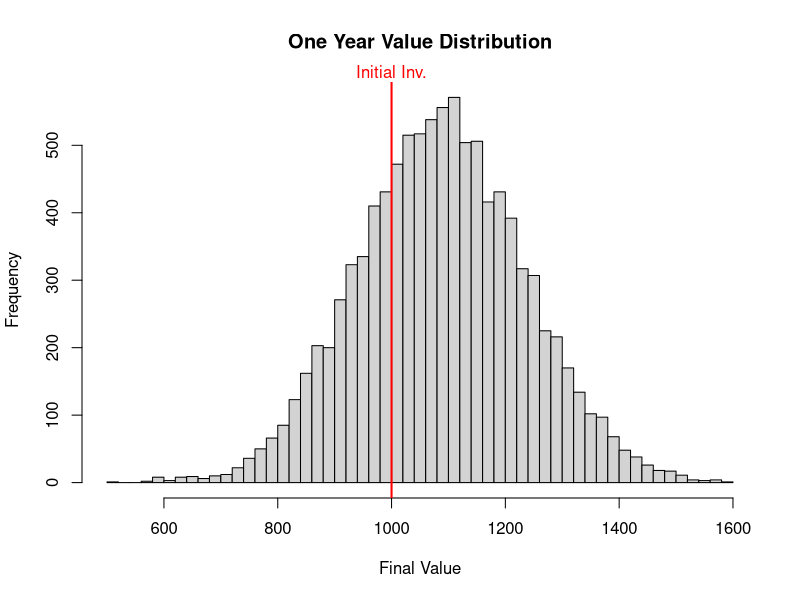
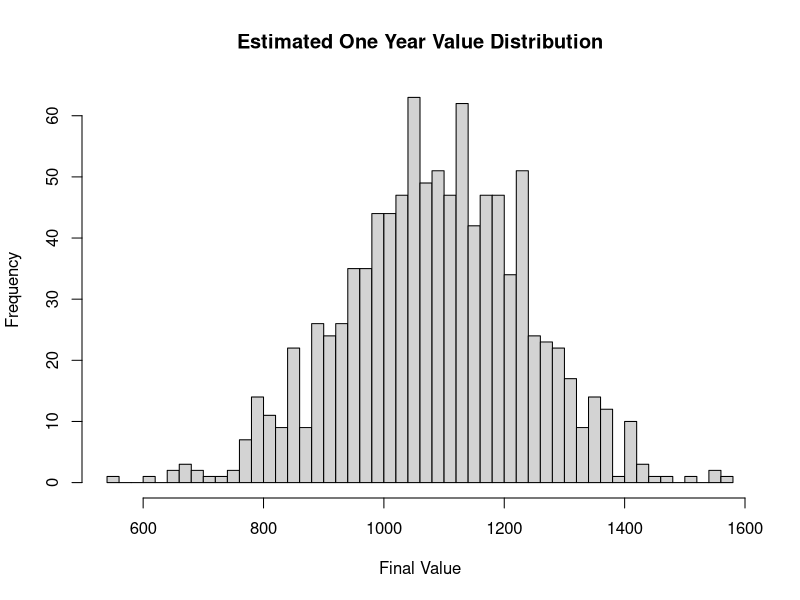
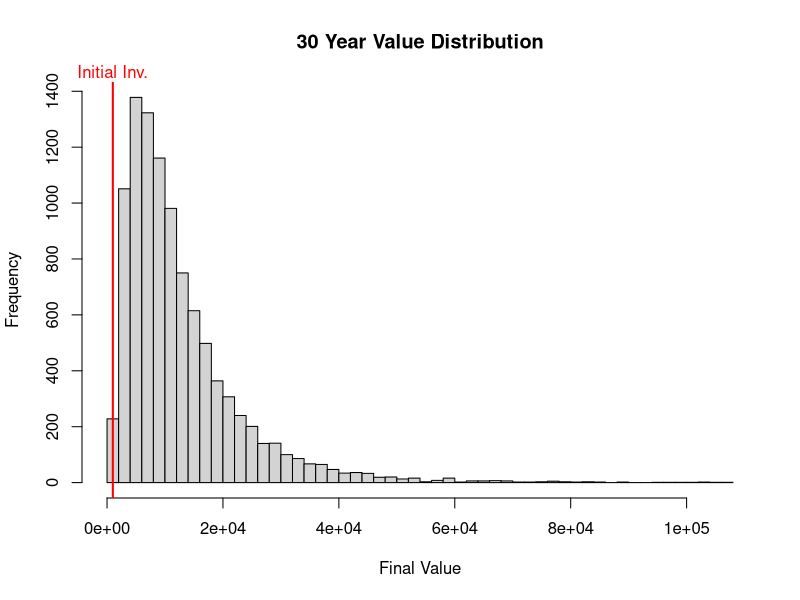
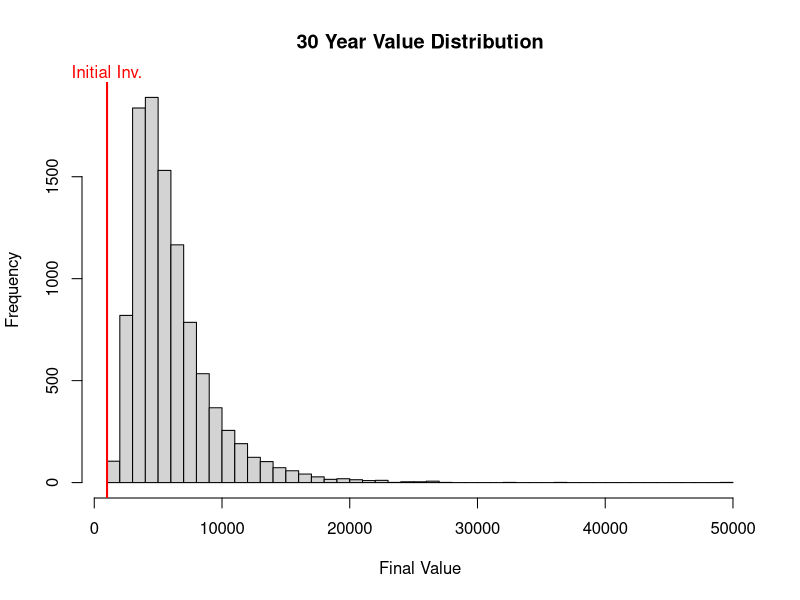

These figures' R source, in order:
#--------------------------#
#     Main Concepts of     #
#        Simulation        #
#                          #
#         Dr LaBarr        #
#--------------------------#

# Needed Libraries for Analysis #
library(graphics)
library(ks)

# Introduction to Simulation #
set.seed(112358)
r <- rnorm(n=10000, mean=0.0879, sd=0.1475)
P0 <- 1000
P1 <- P0*(1+r)

mean(P1)
sd(P1)

hist(P1, breaks=50, main='One Year Value Distribution', xlab='Final Value')
abline(v = 1000, col="red", lwd=2)
mtext("Initial Inv.", at=1000, col="red")

# Distribution Selection - Kernel Estimation #
Density.P1 <- density(P1, bw="SJ-ste")
Density.P1

Est.P1 <- rkde(fhat=kde(P1, h=Density.P1$bw), n=1000)
hist(Est.P1, breaks=50, main='Estimated One Year Value Distribution', xlab='Final Value')

# Multiple Input Probability Distributions #
P30 <- rep(0,10000)
for(i in 1:10000){
  P0 <- 1000
  r <- rnorm(n=1, mean=0.0879, sd=0.1475)
  
  Pt <- P0*(1 + r)

  for(j in 1:29){
    r <- rnorm(n=1, mean=0.0879, sd=0.1475)
    Pt <- Pt*(1+r)
  }
  P30[i] <- Pt
}

mean(P30)
sd(P30)

hist(P30, breaks=50, main='30 Year Value Distribution', xlab='Final Value')
abline(v = 1000, col="red", lwd=2)
mtext("Initial Inv.", at=1000, col="red")

# Correlated Inputs #
Value.r <- rep(0,10000)
R <- matrix(data=cbind(1,-0.2, -0.2, 1), nrow=2)
U <- t(chol(R))
Perc.B <- 0.7
Perc.S <- 0.3
Initial <- 1000

standardize <- function(x){
  x.std = (x - mean(x))/sd(x)
  return(x.std)
}

destandardize <- function(x.std, x){
  x.old = (x.std * sd(x)) + mean(x)
  return(x.old)
}

for(j in 1:10000){
  
  S.r <- rnorm(n=30, mean=0.0879, sd=0.1475)
  B.r <- rnorm(n=30, mean=0.04, sd=0.07)
  Both.r <- cbind(standardize(S.r), standardize(B.r))
  SB.r <- U %*% t(Both.r)
  SB.r <- t(SB.r)
  
  final.SB.r <- cbind(destandardize(SB.r[,1], S.r), destandardize(SB.r[,2], B.r))
  
  Pt.B <- Initial*Perc.B
  Pt.S <- Initial*Perc.S
  for(i in 1:30){
    Pt.B <- Pt.B*(1 + final.SB.r[i,2])
    Pt.S <- Pt.S*(1 + final.SB.r[i,1])
  }
  Value.r[j] <- Pt.B + Pt.S
}

hist(Value.r, breaks=50, main='30 Year Value Distribution', xlab='Final Value')
abline(v = 1000, col="red", lwd=2)
mtext("Initial Inv.", at=1000, col="red")


# Choleski Decomp Testing #
for(j in 1:10000){
  
  S.r <- runif(n=30, min=1, max=5)
  B.r <- rnorm(n=30, mean=0.04, sd=0.07)
  Both.r <- cbind(standardize(S.r), standardize(B.r))
  SB.r <- U %*% t(Both.r)
  SB.r <- t(SB.r)
  
  final.SB.r <<- cbind(destandardize(SB.r[,1], S.r), destandardize(SB.r[,2], B.r))
  
  Pt.B <- Initial*Perc.B
  Pt.S <- Initial*Perc.S
  for(i in 1:30){
    Pt.B <- Pt.B*(1 + final.SB.r[i,2])
    Pt.S <- Pt.S*(1 + final.SB.r[i,1])
  }
  Value.r[j] <- Pt.B + Pt.S
}

max(final.SB.r[,1])
min(final.SB.r[,1])
